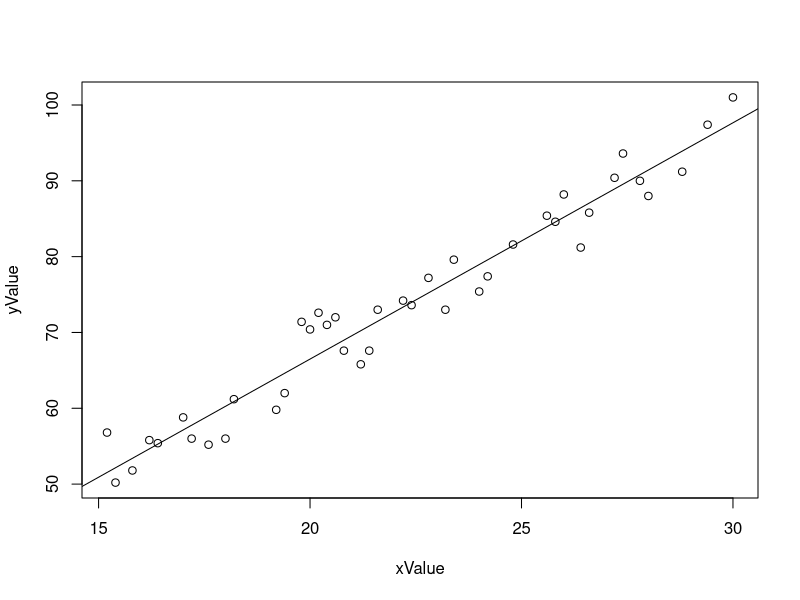
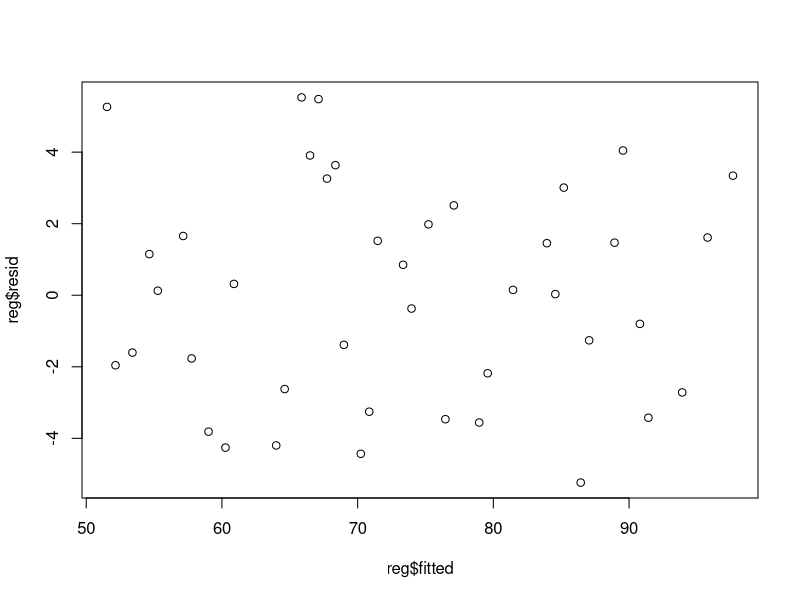

The R source for these figures, in order:
x = sample(seq(15, 30, by = 0.2), 60, rep = TRUE); x
xValue = unique(x); xValue

y = 3 * xValue + 7
yErr = sample(seq(-5, 5, by = 0.2), length(y), rep = TRUE); yErr
yValue = y + yErr; yValue

regData = data.frame(yValue, xValue)

reg = lm(yValue~xValue, data = regData)
s = summary(reg)
plot(xValue, yValue)
abline(reg)
plot(reg$fitted, reg$resid)
shapiro.test(reg$resid)
s$r.squared
